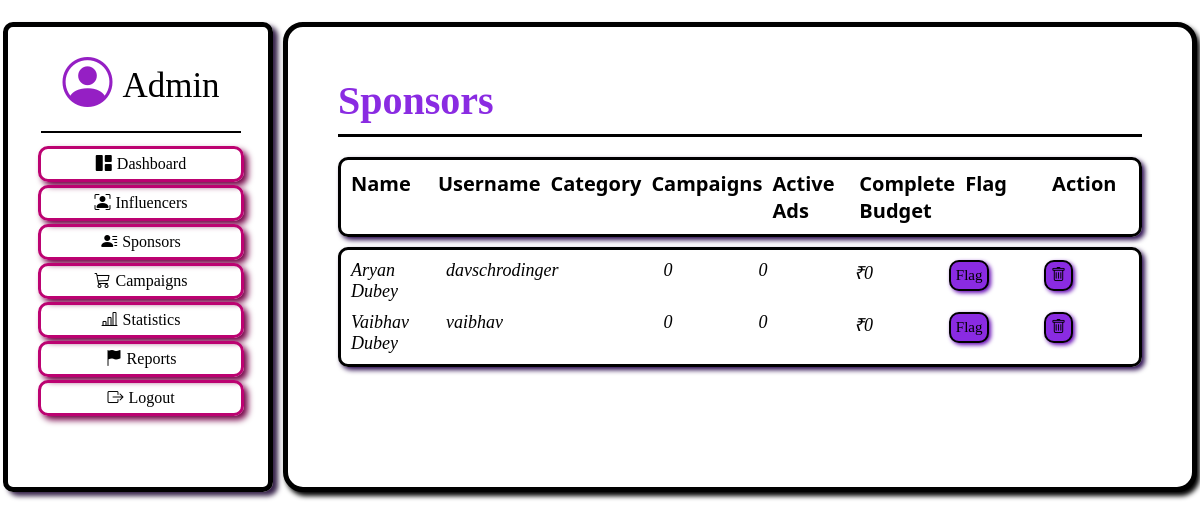
The app's page /admin/Sponsors, older data.
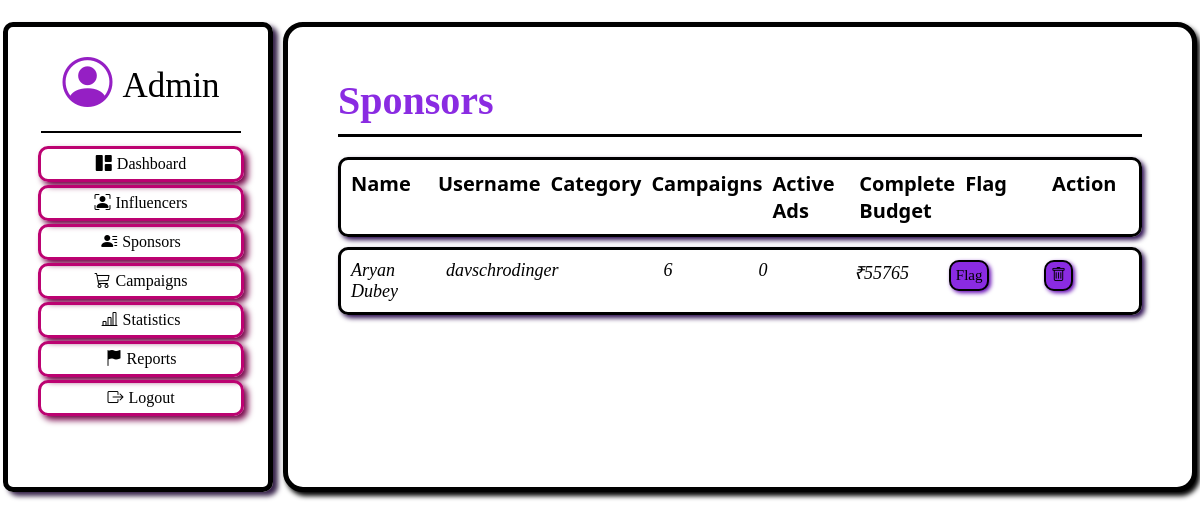
The same page, newer data.
### application/Models.py (models this page shows)
class Sponsor(db.Model):
    __tablename__ = 'Sponsor'
    id = db.Column(db.Integer, primary_key=True)
    fullname = db.Column(db.String(200), unique=True, nullable=False)
    username = db.Column(db.String(200), unique=True, nullable=False)
    email = db.Column(db.String(200), unique=True, nullable=False)
    password = db.Column(db.String(100), nullable=False)
    products = db.relationship('Product', backref='Sponsor', lazy=True)
    flag=db.Column(db.Boolean, default=False)
    flagCount=db.Column(db.Integer, default=0)

### application/AdminController.py (the view, shortened to what this page needs)
@app.route('/admin/Sponsors', methods=['POST','GET'])
def adminSpo():
    sponsors=Sponsor.query.all()
    camps={}
    active={}
    budget={}
    for sponsor in sponsors:
        camps[sponsor.id]=Product.query.filter_by(sponsor_id=sponsor.id).count()
        active[sponsor.id]=UserProduct.query.join(Product).filter(
            Product.sponsor_id==sponsor.id, UserProduct.status=='Accepted').count()
        products=Product.query.filter_by(sponsor_id=sponsor.id).all()
        budget[sponsor.id]=sum(product.price for product in products)
    return render_template("adminSpo.html",sponsors=sponsors, camps=camps,active=active,budget=budget)

### templates/adminSpo.html (shortened to what this page needs)
<!DOCTYPE html>
<html lang="en">
<head>
    <link rel="stylesheet" href="https://cdnjs.cloudflare.com/ajax/libs/bootstrap-icons/1.9.1/font/bootstrap-icons.min.css">
</head>
<body>
    <div class="box">
        <div class="side-box">
            <div class="head">
                <i class="bi bi-person-circle"></i>
                <span class="text-a">Admin</span>
            </div>
            <div class="line"></div>
            <div class="column">
                <i class="bi bi-grid-1x2-fill"></i>
                <a href="{{url_for('admin')}}"> Dashboard</a>
            </div>
            <div class="column">
                <i class="bi bi-person-bounding-box"></i>
                <a href="{{url_for('adminInflu')}}"> Influencers</a>
            </div>
            <div class="column">
                <i class="bi bi-person-lines-fill"></i>
                <a href="{{url_for('adminSpo')}}">Sponsors</a>
            </div>
            <div class="column">
                <i class="bi bi-cart3"></i>
                <a href="{{url_for('adminCamp')}}">Campaigns</a>
            </div>
            <div class="column">
                <i class="bi bi-bar-chart-line"></i>
                <a href="{{url_for('adminStat')}}">Statistics</a>
            </div>
            <div class="column">
                <i class="bi bi-flag-fill"></i>
                <a href="{{url_for('adminReport')}}">Reports</a>
            </div>
            <div class="column">
                <i class="bi bi-box-arrow-right"></i>
                <a href="{{url_for('logout')}}">Logout</a>
            </div>
        </div>
        <div class="main-box">
            <span class="title">Sponsors</span>
            <div class="line1"></div>
            <div class="rect">
                <div class="i">Name</div>
                <div class="i">Username</div>
                <div class="i">Category</div>
                <div class="i">Campaigns</div>
                <div class="i">Active Ads</div>
                <div class="i">Complete Budget</div>
                <div class="i">Flag</div>
                <div class="i">Action</div>
            </div>
            <div class="rect1">
                {% for sponsor in sponsors %}
                    <div class="i">{{sponsor.fullname}} </div>
                    <div class="i">{{sponsor.username}}</div>
                    <div class="i">{{sponsor.category}}</div>
                    <div class="i">{{camps[sponsor.id]}}</div>
                    <div class="i">{{active[sponsor.id]}}</div>
                    <div class="i">₹{{budget[sponsor.id]}}</div>
                    <div class="i">
                        <form method="POST">
                            {% if sponsor.flag==True %}
                                <button type="submit" class="flag" name="unflag" value="unflag">Unflag</button>
                            {% elif sponsor.flag==False %}
                                <button type="submit" class="flag" name="flag" value="flag">Flag</button>
                            {% endif %}
                        </form>
                    </div>
                    <div class="i">
                        <form method="POST">
                            <button type="submit" class="flag" name="delete" value="delete"><i class="bi bi-trash"></i>
                            </button>
                        </form>
                    </div>
                {% endfor %}
            </div>
        </div>
    </div>
</body>
</html>

Row changes from the older to the newer data that the page shows:
removed Sponsor: fullname "Vaibhav Dubey", username "vaibhav", camps "0", active "0", budget "0", flag "Flag"
computed for Sponsor "Aryan Dubey": camps "0" → "6"; budget "0" → "55765"
